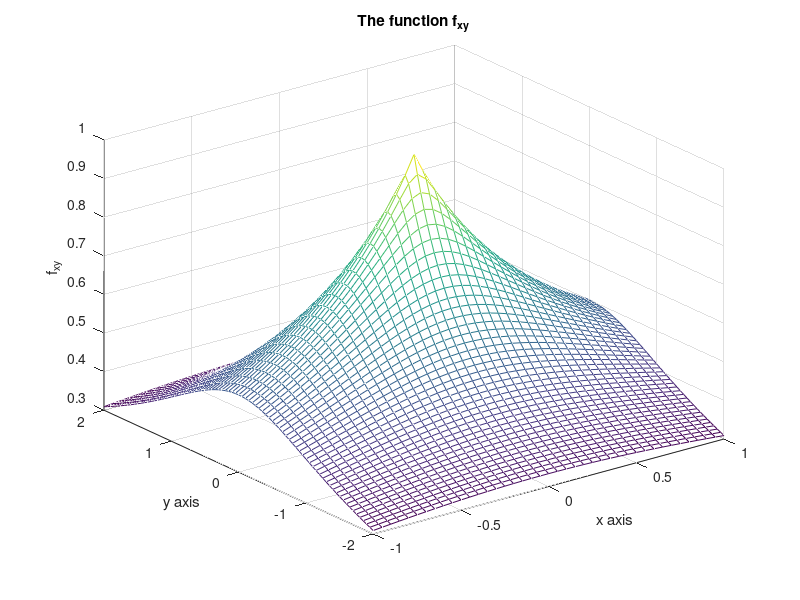
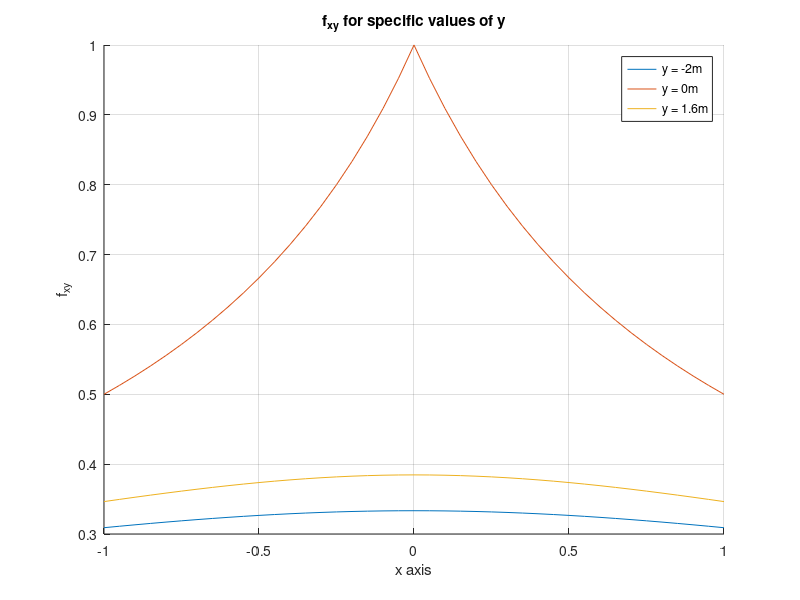

MATLAB code for these plots, in order:
x = [-1:0.05:1];
y = [-2:0.05:2];

[nr, nc] = size(x);
fprintf("The dimensions for x is %.0f rows x %.0f columns.\n", nr, nc);
fprintf("The number of columns given by length(x) is: %.0f\n", length(x));

[X, Y] = meshgrid(x,y);
fxy = 1./(1+(X.^2+Y.^2).^0.5);
%{ 
X and Y both ate 81 x 41
Number of rows = number of x positions (length x)
Number of cols = number of y positions (length y)
For X each column is the same
For Y each row is the same
%}

% 3-D plot
figure(1);
mesh(X,Y,fxy);
title('The function f_{xy}');
xlabel('x axis');
ylabel('y axis');
zlabel('f_{xy}');

% 2-D plot
[r1, c1] = find(y==-2); % y = -2
[r2, c2] = find(y==0); % y = 0
[r3, c3] = find(y==1.6); % y = 1.6

figure(2);
hold on;
plot(x,fxy(c1,:),'DisplayName','y = -2m');
plot(x,fxy(c2,:),'DisplayName','y = 0m');
plot(x,fxy(c3,:),'DisplayName','y = 1.6m');
hold off;

title('f_{xy} for specific values of y');
xlabel('x axis');
ylabel('f_{xy}');
legend;
grid on;
